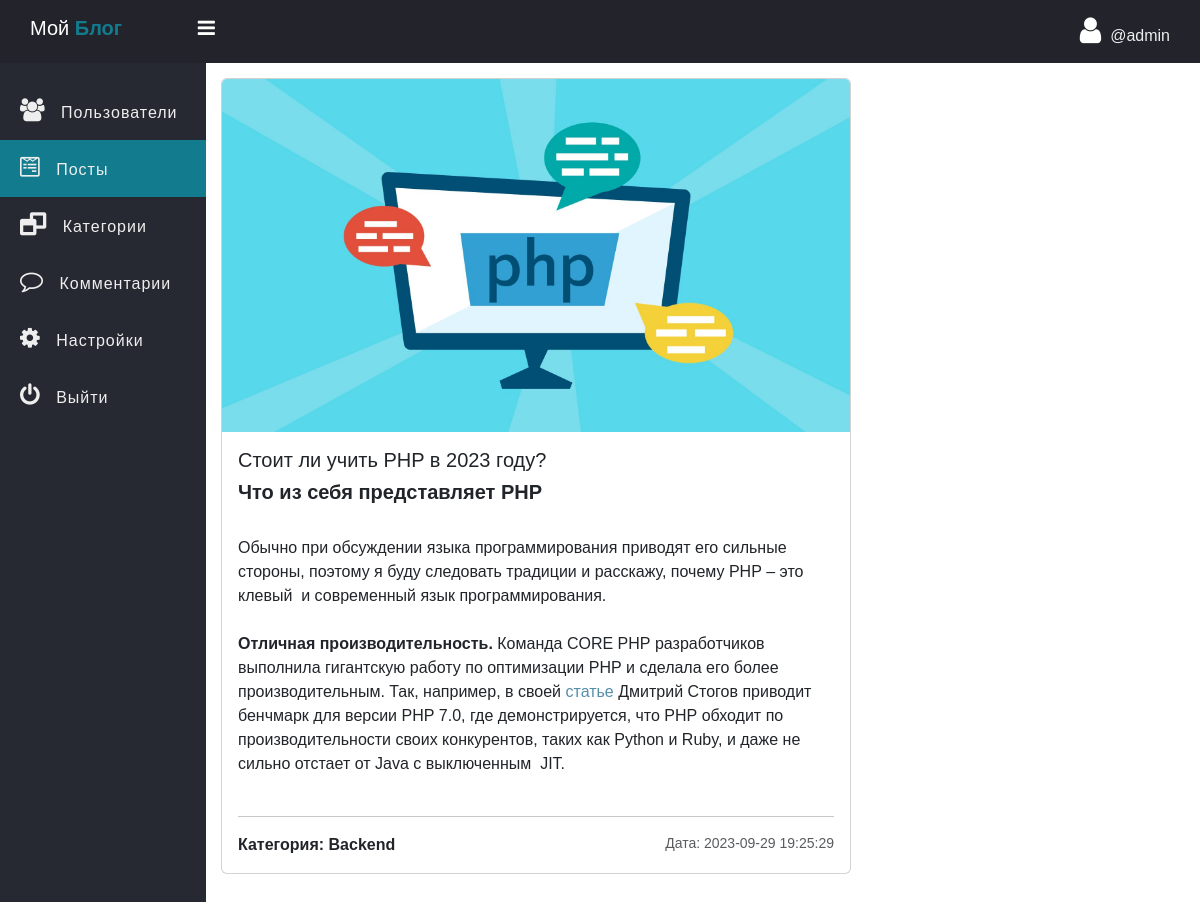
The app's page /admin/single_post.php?post_id=8 (signed in) with its own data.
### tables this page shows
CREATE TABLE `post` (
  `post_id` int NOT NULL,
  `post_title` varchar(127) NOT NULL,
  `post_text` text NOT NULL,
  `category` int NOT NULL,
  `publish` int NOT NULL DEFAULT '1',
  `cover_url` varchar(255) NOT NULL DEFAULT 'default.jpg',
  `crated_at` datetime NOT NULL DEFAULT CURRENT_TIMESTAMP
);

CREATE TABLE `category` (
  `id` int NOT NULL,
  `category` varchar(127) NOT NULL
);

### admin/data/post.php (called while the page is built, shortened)
<?php
function getByIdDeep($conn, $id) {
	$sql = "SELECT * FROM post WHERE post_id=?";
	$stmt = $conn->prepare($sql);
	$stmt->execute([$id]);
	if($stmt->rowCount() >= 1){
		$data = $stmt->fetch();
		return $data;
	}else {
		return 0;
	}
}
function getCategoryById($conn, $id) {
	$sql = "SELECT * FROM category WHERE id=?";
	$stmt = $conn->prepare($sql);
	$stmt->execute([$id]);
	if($stmt->rowCount() >= 1){
		$data = $stmt->fetch();
		return $data;
	}else {
		return 0;
	}
}

### admin/single_post.php (the view, shortened to what this page needs)
<?php
if (isset($_SESSION['admin_id']) && isset($_SESSION['username']) && isset($_GET['post_id'])) {
	$post_id = $_GET['post_id'];
	include_once("data/post.php");
	include_once("../db_conn.php");
	$post = getByIdDeep($conn, $post_id);
	$category = getCategoryById($conn, $post['category']);
 ?>
<!DOCTYPE html>
<html>
<head>
	<link rel="stylesheet" href="https://stackpath.bootstrapcdn.com/font-awesome/4.7.0/css/font-awesome.min.css">
	<link href="https://cdn.jsdelivr.net/npm/bootstrap@5.3.2/dist/css/bootstrap.min.css" rel="stylesheet">
	<link rel="stylesheet" href="../css/side-bar.css">
	<link rel="stylesheet" href="../css/style.css">
</head>
<body>
<?php
	include "inc/side-nav.php";
?>
	<div class="main-table">
		<div class="card main-blog-card mb-5">
            <img src="../upload/blog/<?=$post['cover_url'] ?>" class="card-img-top" alt="...">
            <div class="card-body">
                <h5 class="card-title"><?=$post['post_title'] ?></h5>
                <?=$post['post_text'] ?>
                <hr>
                <p class="card-text d-flex justify-content-between">
                	<b>Категория: <?=$category['category']?></b>
                    <small class="text-body-secondary">Дата: <?=$post['crated_at'] ?></small>
                </p>
            </div>
        </div>
	</div>
	</section>
	</div>
</body>
</html>
<?php }else {
	header("Location: ../admin-login.php");
	exit;
} ?>

### css/side-bar.css (style rules this page uses)
* { padding: 0; margin: 0; box-sizing: border-box; font-family: arial, sans-serif; }

### css/style.css (style rules this page uses)
.main-blog-card { width: 90%; }
.main-table { width: 90%; max-width: 700px; }

### records on screen
post: cover_url (picture), post_title "Стоит ли учить PHP в 2023 году?", post_text "Что из себя представляет PHP Обычно при обсуждении языка программирования приводят его сильные стороны, поэтому я буду следовать традиции и расскажу, почему PHP – это клевый и современный язык программирования. Отличная производительность. Команда CORE PHP разработчиков выполнила гигантскую работу по оптимизации PHP и сделала его более производительным. Так, например, в своей статье Дмитрий Стогов приводит бенчмарк для версии PHP 7.0, где демонстрируется, что PHP обходит по производительности своих конкурентов, таких как Python и Ruby, и даже не сильно отстает от Java с выключенным JIT.", crated_at "2023-09-29 19:25:29"
category: category "Backend"

### other values on screen
$_SESSION['username'] "admin"
